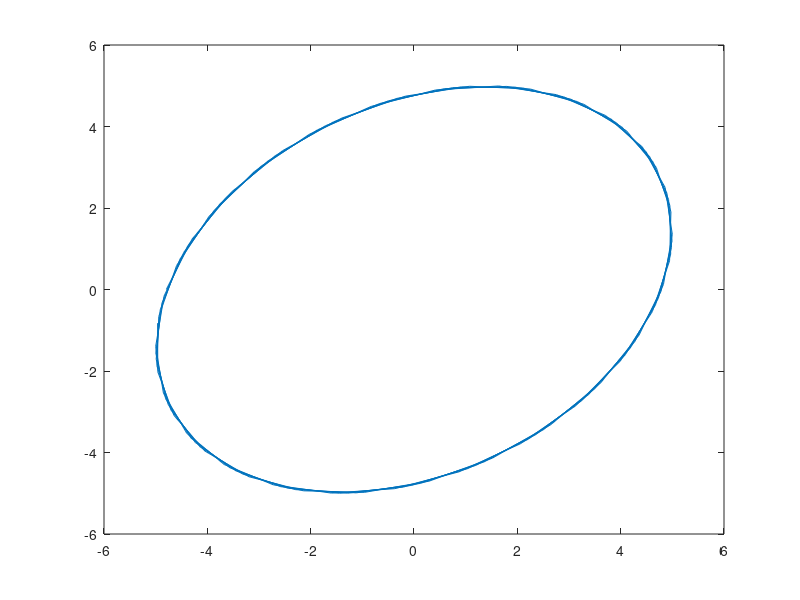

Here is the MATLAB script that generated this plot:
a = input("Enter value of a:");
b = input("Enter value of b:");
phi_0 = input("Enter value of phi_0:");
n = input("Enter value of n:");
m = input("Enter value of m:");
phi = 0:0.05:2*pi;
x = a * sin(n * phi + phi_0);
y = b * sin(m * phi);
plot(x,y)